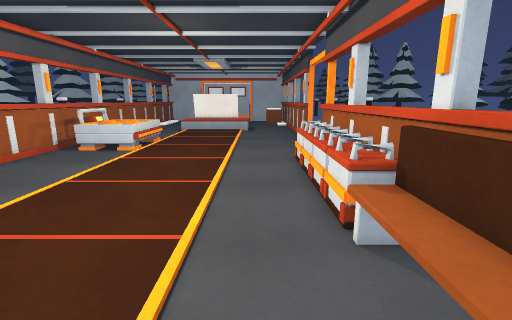
View 1 (above)

15 first-person views from a walk through a scene from a Unity 3-D project. The camera is 1.4 m above the floor, tilts 12° down and sees 85° across. The floor is counted in squares, 0.5 m on a side. Each view is taken from the middle of a square. On the plan, view 1 faces up. The plan holds only what a view shows up to about 19 squares ahead; the rest is blank. The place goes on beyond the plan. The player character is not drawn. Door leaves are left out, so doorways stand open. Surface patterns are stand-ins for the level's own textures.

View 2
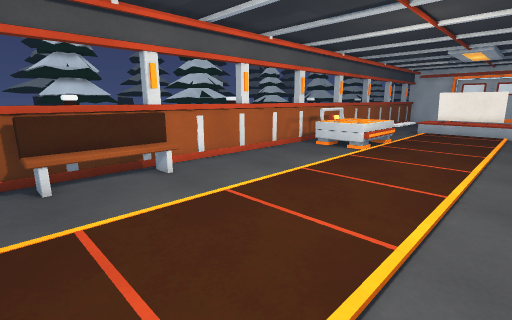

View 3
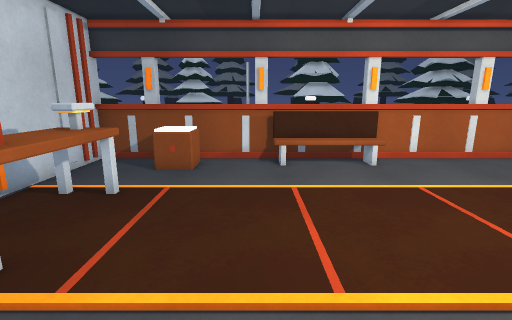

View 4
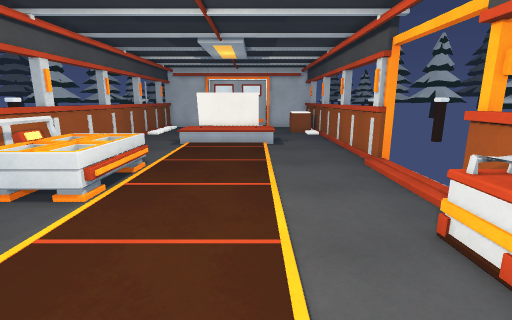

View 5
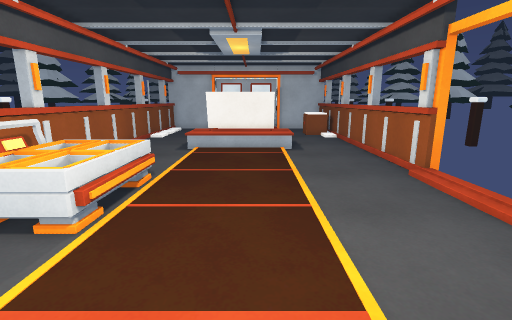

View 6
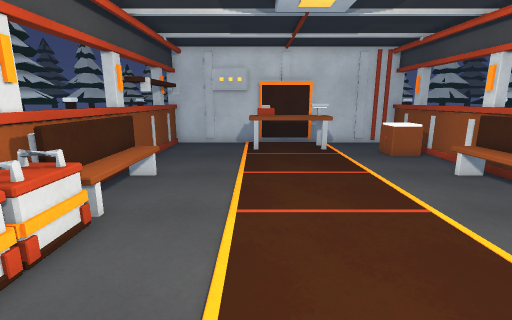

View 7
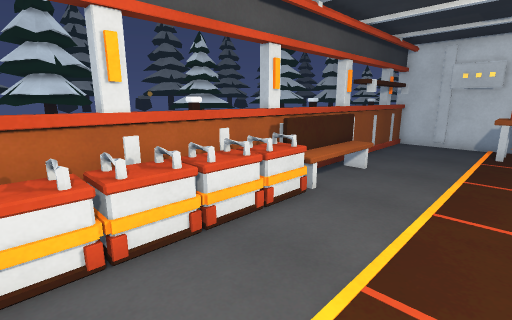

View 8
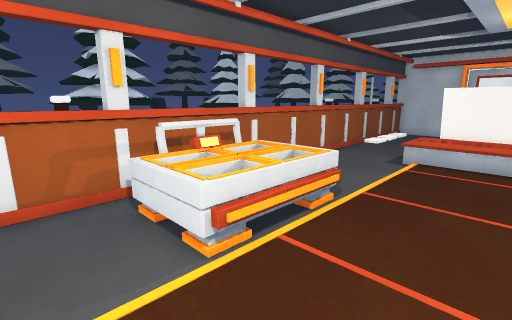

View 9
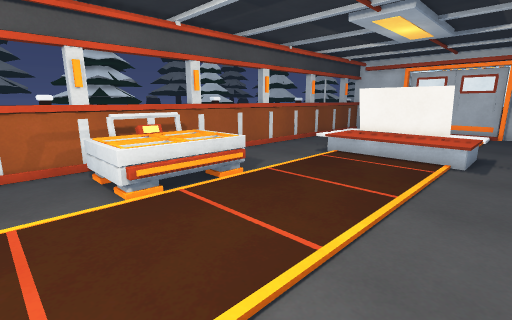

View 10
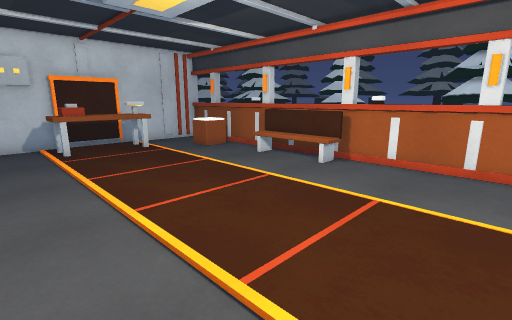

View 11
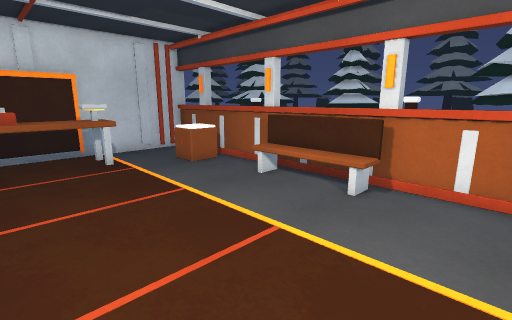

View 12
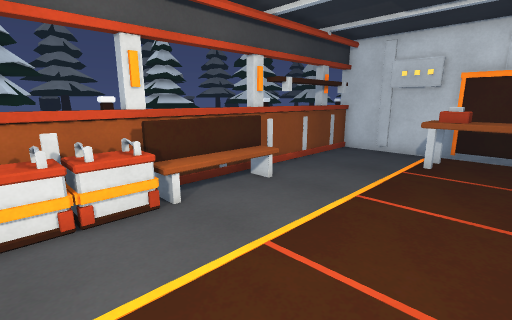

View 13
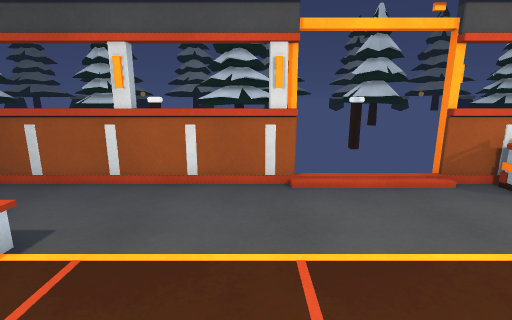

View 14
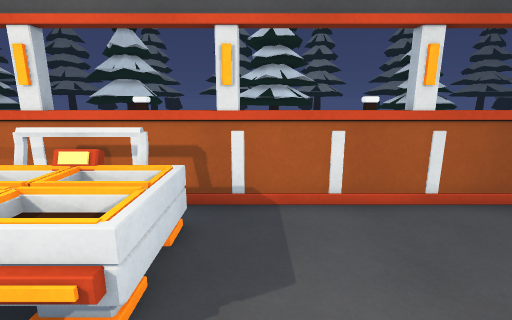

View 15
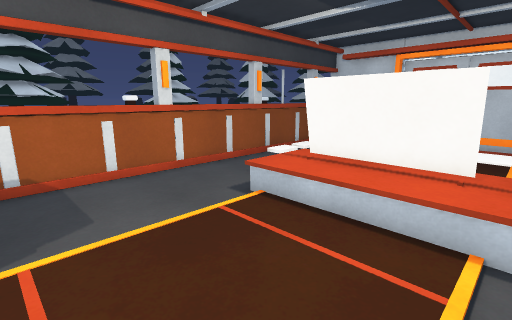

### Floor plan
Key: @ floor where view 1 was taken; # wall or solid block; . main floor; : floor 0.5 m higher than the main floor; / step, stairs or slope; D open door; = window, fence, low wall or low ledge; ^ raised ledge; O other object.
Columns run from 12 left of view 1 to 4 right of it. Each row starts with its distance up from view 1.
 29  #...:=====:...#
 28  #...:#===#:...#
 27  #...///////...#
 26  #.............#
 25  #.............#
 24  #.............#
 23  #.............#
 22  #.............##
 21  #.............##
 20  #OOOO..........D
 19  #OOOO..........D
 18  #OOOO..........D
 17  #OOOO..........D
 16  #OOOO..........D
 15  #.............##
 14  #.............##
 13  #............O#
 12  #............O#
 11  #............O#
 10  #............O#
  9  #............O#
  8  #............O#
  7 ##............O##
  6 ##............O##
  5 #=O...........O=#
  4 ==O...........O==
  3 ==O...........O==
  2 ==O...........O==
  1 #=O...........O=#
  0 ##..........@..##
 -1 ##.............##
 -2 ##.............#
 -3 #^^^...........#
 -4 #^^^..^^^^^....#
 -5 ##....^^^^^....#
 -6 ##....^^^^^....#
 -7 ####...###.....#

Where each view was taken, in squares from view 1:
view 1: 0 up, 0 right, facing up
view 2: 0 up, 0 right, facing up-left
view 3: 0 up, 2 right, facing left
view 4: 8 up, 2 left, facing up
view 5: 10 up, 3 left, facing up
view 6: 12 up, 2 left, facing down
view 7: 13 up, 3 left, facing down-right
view 8: 13 up, 3 left, facing up-left
view 9: 13 up, 1 right, facing up-left
view 10: 12 up, 1 right, facing down-left
view 11: 9 up, 2 left, facing down-left
view 12: 9 up, 5 left, facing down-right
view 13: 22 up, 6 left, facing right
view 14: 22 up, 4 left, facing left
view 15: 21 up, 1 left, facing up-left
